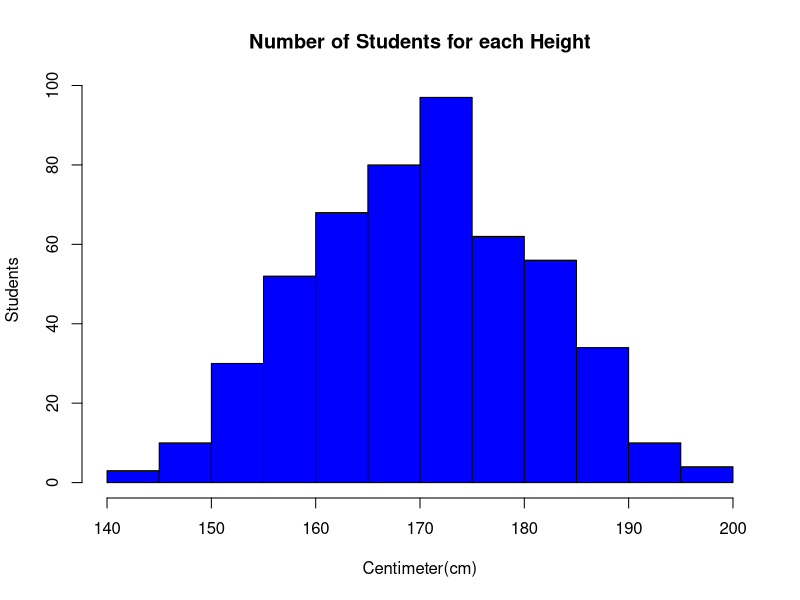
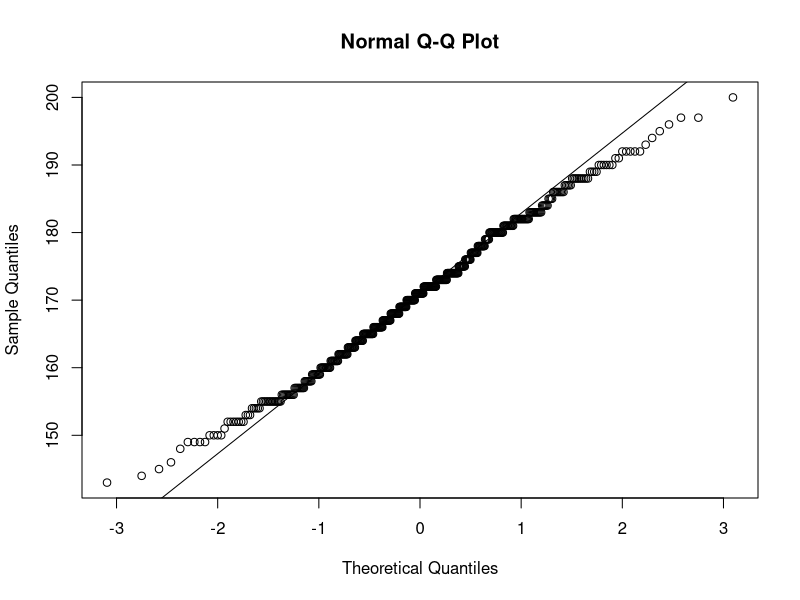

Here is the R script that generated these plots, in order:
# 1
# Probability of returning 8 or less in a uniformly distributed function
punif(8, 4, 10)
# Returned 0.6666667

# 2
# Probability of 3 or more subjects being color blind
pbinom(2, 9, 0.08, lower.tail = FALSE)
# Returned 0.02979319

# 3a
# Finding the probability of choosing a number between 61 and 94
pnorm(94, 83, 11) - pnorm(61, 83, 11)
# Returned 0.8185946

# 3b
# Finding the probability of choosing a number below 74
pnorm(74, 83, 11)
# Returned 0.2066267

# 3c
# Finding the probability of choosing a number above 101
pnorm(101, 83, 11, lower.tail = FALSE)
# Returned 0.05088175

# 4
# Finding the probability of the treatment costing less than 1000
pnorm(1100, 775, 150)
# Returned 0.9848699

# 5
# Simulating rolling a six-sided dice 100 times and storing the results
set.seed(2)
table(sample(1:6, 100, replace = TRUE))
# 6 occured 21 times in the simulation

# 6a
# Exporting the csv file
df = read.csv('HW5_Q6.csv')
View(df)
# Saving the csv file
save(df, file = 'HW5_Q6')

# 6b
# Producing a histogram of heights
hist(df$height, col = 'Blue', border = 'Black', xlab = 'Centimeter(cm)',
     ylab = 'Students', main = 'Number of Students for each Height')

# 6c
# Checking heights for normality
qqnorm(df$height)
qqline(df$height)
# The heights are almost the exact same as the normality line.
# Just that the farther points move away from the line.

# 7a
# Finding a such that P(Z<a) = 0.83
qnorm(0.83, 0, 1)
# Returned 0.9541653

# 7b Finding b such that P(Z>b) = 0.0064
qnorm(0.0064, 0, 1, lower.tail = FALSE)
# Returned 2.489286

# 8a
# Finding the percentage of men that must duck under doors with a height of 
# 72 in.
pnorm(72, 69, 2.8, lower.tail = FALSE)
# Returned 0.1419884

# 8b
# Finding the percentage of women that msut duck under doors with a height of
# 72 in.
pnorm(72, 63.6, 2.5, lower.tail = FALSE)
# Returned 0.0003897124

# 8c
# Finding the door height that allows at least 95% of men to walk under
# without ducking
qnorm(0.95, 69, 2.8)
# Returned 73.60559

# 9a
# It is a random variable with a binomial distribution because there is a fixed
# number of trials(20) with only two outcomes(correct or incorrect) and also has a 
# fixed possibility(0.25) each trial

# 9b
# It is not a random variable with a binomial distribution because
# the probability is not fixed since the experiment is with no replacement

# 9c
# It is not a random variable with a binomial distribution because the 
# number of trials is not fixed

# 9d
# It is a random variable with a binomial distribution because there is a fixed
# number of trials(30) with only two outcomes(heads or tails) and also has a 
# fixed possibility(0.5) each trial

# 9e
# It is a random variable with a binomial distribution because there is a fixed
# number of trials(50) with only two outcomes(prime or no prime) and also has a 
# fixed possibility(0.5) each trial

# 10
# Finding the probability that a child takes more than 2 minutes to eat a 
# donut given that 1.5 minutes has already passed
punif(2, 0.5, 4, lower.tail = FALSE)/punif(1.5, 0.5, 4, lower.tail = FALSE)
# Returned 0.8